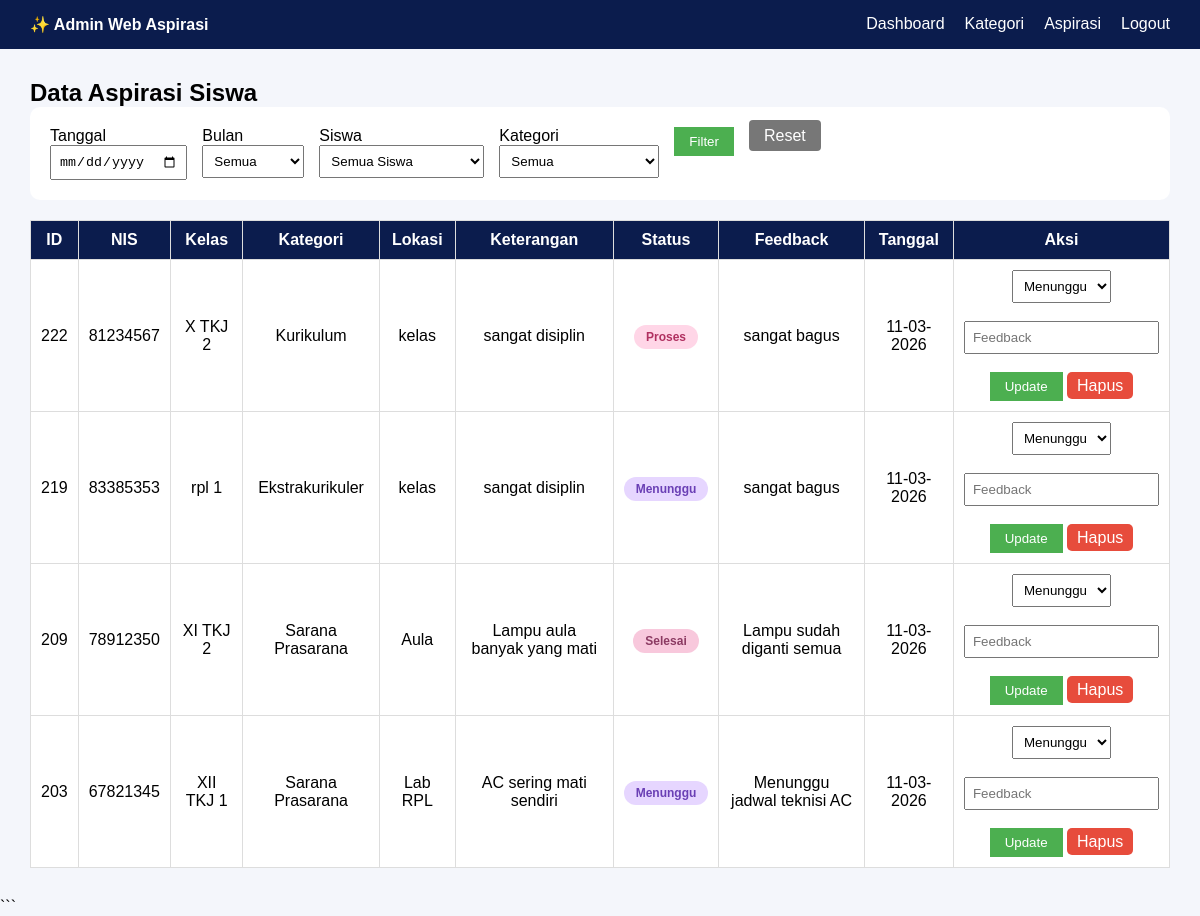
Page /aspirasi_admin.php (signed in) on the committed database.
### tables this page shows
CREATE TABLE `input_aspirasi` (
  `id_pelaporan` int(5) NOT NULL,
  `nis` int(10) NOT NULL,
  `id_kategori` int(5) NOT NULL,
  `lokasi` varchar(50) NOT NULL,
  `ket` varchar(50) NOT NULL,
  `created_at` datetime NOT NULL DEFAULT current_timestamp()
);

CREATE TABLE `siswa` (
  `nis` int(10) NOT NULL,
  `kelas` varchar(10) NOT NULL
);

CREATE TABLE `kategori` (
  `id_kategori` int(10) NOT NULL,
  `ket_kategori` varchar(30) NOT NULL
);

CREATE TABLE `aspirasi` (
  `id_aspirasi` int(5) NOT NULL,
  `status` enum('Menunggu','Proses','Selesai') NOT NULL,
  `id_pelaporan` int(5) NOT NULL,
  `feedback` text NOT NULL
);

### aspirasi_admin.php (the view, shortened to what this page needs)
<?php
include "koneksi.php";
$where = "WHERE 1=1";
$query = mysqli_query($koneksi,"
SELECT
input_aspirasi.id_pelaporan,
siswa.nis,
siswa.kelas,
kategori.ket_kategori,
input_aspirasi.lokasi,
input_aspirasi.ket,
input_aspirasi.created_at,
aspirasi.status,
aspirasi.feedback
FROM input_aspirasi
JOIN siswa ON input_aspirasi.nis = siswa.nis
JOIN kategori ON input_aspirasi.id_kategori = kategori.id_kategori
LEFT JOIN aspirasi ON input_aspirasi.id_pelaporan = aspirasi.id_pelaporan
$where
ORDER BY input_aspirasi.id_pelaporan DESC
");
?>
<!DOCTYPE html>
<html>
<head>
</head>
<body>
<header>
<div class="topbar">
<div><b>✨ Admin Web Aspirasi</b></div>
<ul>
<li><a href="dashboard_siswa.php">Dashboard</a></li>
<li><a href="kategori.php">Kategori</a></li>
<li><a href="aspirasi_admin.php">Aspirasi</a></li>
<li><a href="logout.php">Logout</a></li>
</ul>
</div>
</header>
<div class="container">
<h2>Data Aspirasi Siswa</h2>
<form method="GET" class="filter">
<div>
<label>Tanggal</label><br>
<input type="date" name="tanggal">
</div>
<div>
<label>Bulan</label><br>
<select name="bulan">
<option value="">Semua</option>
</select>
</div>
<div>
<label>Siswa</label><br>
<select name="nis">
<option value="">Semua Siswa</option>
</select>
</div>
<div>
<label>Kategori</label><br>
<select name="kategori">
<option value="">Semua</option>
</select>
</div>
<div>
<button type="submit">Filter</button>
</div>
<div>
<a href="aspirasi_admin.php" class="reset">Reset</a>
</div>
</form>
<table>
<tr>
<th>ID</th>
<th>NIS</th>
<th>Kelas</th>
<th>Kategori</th>
<th>Lokasi</th>
<th>Keterangan</th>
<th>Status</th>
<th>Feedback</th>
<th>Tanggal</th>
<th>Aksi</th>
</tr>
<?php while($data = mysqli_fetch_assoc($query)){
$status = strtolower($data['status'] ?? 'menunggu');
?>
<tr>
<td><?php echo $data['id_pelaporan']; ?></td>
<td><?php echo $data['nis']; ?></td>
<td><?php echo $data['kelas']; ?></td>
<td><?php echo $data['ket_kategori']; ?></td>
<td><?php echo $data['lokasi']; ?></td>
<td><?php echo $data['ket']; ?></td>
<td>
<span class="status <?php echo $status; ?>">
<?php echo $data['status'] ?? 'Menunggu'; ?>
</span>
</td>
<td><?php echo $data['feedback'] ?? '-'; ?></td>
<td><?php echo date("d-m-Y",strtotime($data['created_at'])); ?></td>
<td>
<form method="POST">
<select name="status">
<option value="Menunggu">Menunggu</option>
</select>
<br><br>
<input type="text" name="feedback" placeholder="Feedback">
<br><br>
<button type="submit" name="update">Update</button>
<a class="hapus" href="aspirasi_admin.php?hapus=<?php echo $data['id_pelaporan']; ?>" onclick="return confirm('Yakin ingin menghapus?')">
Hapus
</a>
</form>
</td>
</tr>
<?php } ?>
</table>
</div>
</body>
</html>

### aspirasi_admin.php (style rules this page uses)
* { margin:0;padding:0;box-sizing:border-box; }
body { font-family:Arial; background:#f4f6fb; }
.topbar { background:#0b1c4d; color:white; padding:15px 30px; display:flex; justify-content:space-between; }
.topbar ul { list-style:none; display:flex; gap:20px; }
.topbar a { color:white; text-decoration:none; }
.container { width:95%; margin:30px auto; }
.filter { background:white; padding:20px; border-radius:10px; margin-bottom:20px; display:flex; gap:15px; flex-wrap:wrap; }
input,select { padding:7px; }
button { padding:7px 15px; background:#4CAF50; color:white; border:none; cursor:pointer; }
.reset { background:#777; color:white; padding:7px 15px; text-decoration:none; border-radius:4px; }
table { width:100%; border-collapse:collapse; background:white; }
th,td { padding:10px; border:1px solid #ddd; text-align:center; }
th { background:#0b1c4d; color:white; }
.status { padding:5px 12px; border-radius:20px; font-size:12px; font-weight:bold; }
.menunggu { background:#e6d6ff; color:#6a3fb5; }
.proses { background:#ffd6e7; color:#b03060; }
.selesai { background:#f8c8dc; color:#8b3a62; }
.hapus { background:#e74c3c; color:white; padding:5px 10px; border-radius:5px; text-decoration:none; }

### rows in the picture
input_aspirasi: id_pelaporan "222", nis.nis "81234567", nis.kelas "X TKJ 2", id_kategori.ket_kategori "Kurikulum", lokasi "kelas", ket "sangat disiplin", aspirasi.status "Proses", aspirasi.feedback "sangat bagus", created_at "11-03-2026"
input_aspirasi: id_pelaporan "219", nis.nis "83385353", nis.kelas "rpl 1", id_kategori.ket_kategori "Ekstrakurikuler", lokasi "kelas", ket "sangat disiplin", aspirasi.status "Menunggu", aspirasi.feedback "sangat bagus", created_at "11-03-2026"
input_aspirasi: id_pelaporan "209", nis.nis "78912350", nis.kelas "XI TKJ 2", id_kategori.ket_kategori "Sarana Prasarana", lokasi "Aula", ket "Lampu aula banyak yang mati", aspirasi.status "Selesai", aspirasi.feedback "Lampu sudah diganti semua", created_at "11-03-2026"
input_aspirasi: id_pelaporan "203", nis.nis "67821345", nis.kelas "XII TKJ 1", id_kategori.ket_kategori "Sarana Prasarana", lokasi "Lab RPL", ket "AC sering mati sendiri", aspirasi.status "Menunggu", aspirasi.feedback "Menunggu jadwal teknisi AC", created_at "11-03-2026"
